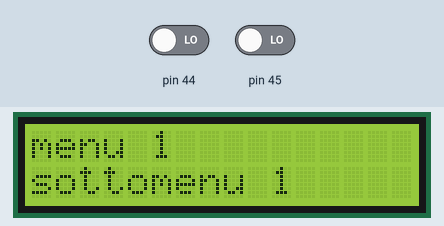
This sketch was run on a simulated Arduino Mega 2560, built with avr-gcc and run on an emulated ATmega2560. Shown: 16×2 character LCD. The test bench sets the inputs (shaded band); at power-on: pin 44 LOW, pin 45 LOW.

Above: at 1.2 s.
1.3 s: pin 44 driven HIGH
At 1.75 s:
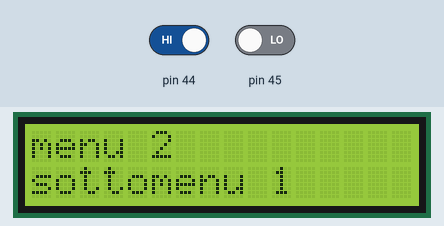
4.3 s: pin 45 driven HIGH
At 5.09 s:
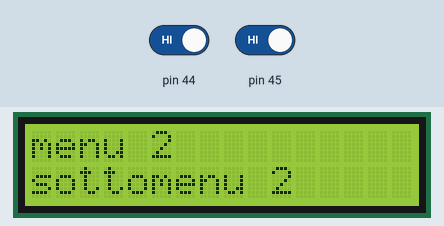
6.7 s: pin 44 driven LOW
At 7.51 s:
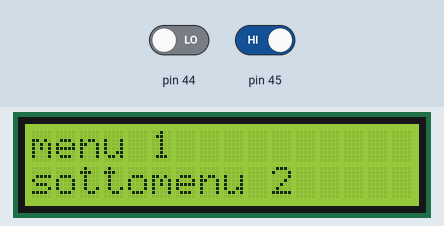
9.1 s: pin 45 driven LOW
Timing chart, 0 to 11.6 s (numbered marks = the images above; inputs shaded):
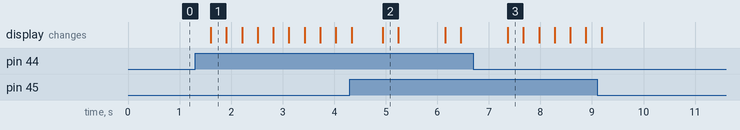

Measured:
- after the input at 1.3 s, the display: changes after 0.31 s (image 1)
- after the input at 6.7 s, the display: changes after 0.67 s (image 3)

The sketch:

menu_prova_ino.ino
```cpp
#include <LiquidCrystal.h>

LiquidCrystal lcd(12, 11, 5, 4, 3, 2);
int buttonState1 = 0;
int buttonState2 = 0;

void setup() {

  lcd.begin(16, 2);
  pinMode(44, INPUT);
  pinMode(45, INPUT);

}

int indicemenu;
int indicesotto;

void loop() {

  buttonState1 = digitalRead(44);
  buttonState2 = digitalRead(45);

    if (buttonState1 == HIGH){
      indicemenu++;
      indicesotto=0;
      delay(300);
      lcd.clear();
    }
    if (buttonState2 == HIGH) {
      indicesotto++;
      delay(300);
      lcd.clear();
    }

  switch (indicemenu){
    case 0:
      switch (indicesotto){

        case 0:
        lcd.setCursor(0,0);
        lcd.print("menu 1");
        lcd.setCursor(0,1);
        lcd.print("sottomenu 1");
        break;

        case 1:
        lcd.setCursor(0,0);
        lcd.print("menu 1");
        lcd.setCursor(0,1);
        lcd.print("sottomenu 2");
        break;

        default:
        indicesotto=0;
        break;
      }
    break;

    case 1:
      switch (indicesotto){

        case 0:
        lcd.setCursor(0,0);
        lcd.print("menu 2");
        lcd.setCursor(0,1);
        lcd.print("sottomenu 1");
        break;

        case 1:
        lcd.setCursor(0,0);
        lcd.print("menu 2");
        lcd.setCursor(0,1);
        lcd.print("sottomenu 2");
        break;

        default:
        indicesotto=0;
        break;
      }
    break;

    default:
    indicemenu=0;
    break;

    }

}
```
